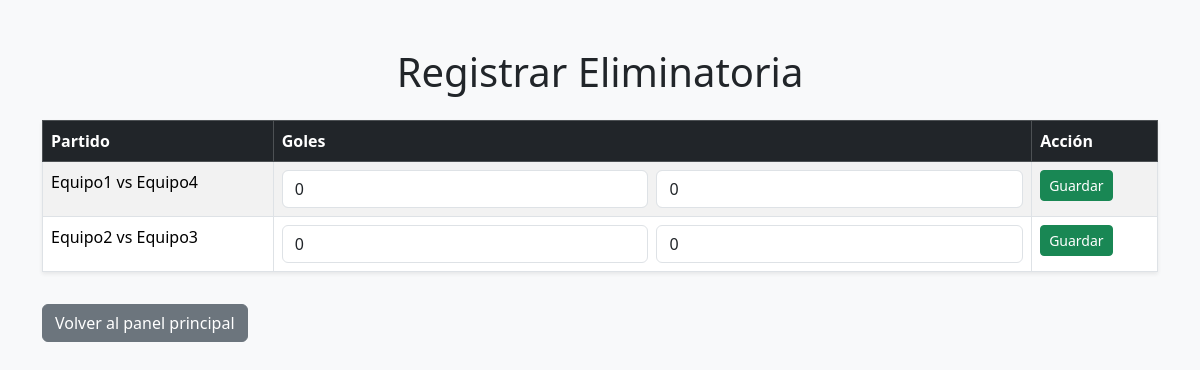
The page /eliminatorias/registrar/ on the database its author committed.
### liga/models.py (models this page shows, shortened)
class Partido(models.Model):
    equipo_local = models.ForeignKey(Equipo, related_name='partidos_local', on_delete=models.CASCADE)
    equipo_visitante = models.ForeignKey(Equipo, related_name='partidos_visitante', on_delete=models.CASCADE)
    goles_local = models.IntegerField(default=0)
    goles_visitante = models.IntegerField(default=0)
    jugado = models.BooleanField(default=False)
    jornada = models.IntegerField()

class Equipo(models.Model):
    nombre = models.CharField(max_length=100, unique=True)

### liga/views.py (the view, shortened to what this page needs)
# urls.py: path("eliminatorias/registrar/", views.registrar_eliminatoria, name="registrar_eliminatoria"),
def registrar_eliminatoria(request):
    partidos = Partido.objects.filter(jugado=False).order_by("id")
    return render(request, "liga/registrar_eliminatoria.html", {
        "partidos": partidos
    })

### liga/templates/liga/registrar_eliminatoria.html (shortened to what this page needs)
<!DOCTYPE html>
<html lang="es">
<head>
    <link
        href="https://cdn.jsdelivr.net/npm/bootstrap@5.3.2/dist/css/bootstrap.min.css"
        rel="stylesheet">
</head>
<body class="bg-light">
<div class="container mt-5">
    <h1 class="text-center mb-4">Registrar Eliminatoria</h1>
    {% if partidos %}
        <table class="table table-bordered table-striped shadow-sm">
            <thead class="table-dark">
                <tr>
                    <th>Partido</th>
                    <th>Goles</th>
                    <th>Acción</th>
                </tr>
            </thead>
            <tbody>
                {% for p in partidos %}
                <tr>
                    <td>{{ p.equipo_local.nombre }} vs {{ p.equipo_visitante.nombre }}</td>
                    <td>
                        <form method="POST" class="d-flex gap-2">
                            <input type="number"
                                   class="form-control {% if last_saved_id == p.id or p.jugado %}is-valid{% endif %}"
                                   name="goles_local"
                                   min="0"
                                   value="{{ p.goles_local }}">
                            <input type="number"
                                   class="form-control {% if last_saved_id == p.id or p.jugado %}is-valid{% endif %}"
                                   name="goles_visitante"
                                   min="0"
                                   value="{{ p.goles_visitante }}">
                    </td>
                    <td>
                        <button class="btn btn-success btn-sm">Guardar</button>
                    </td>
                </tr>
                {% endfor %}
            </tbody>
        </table>
    {% else %}
        <div class="alert alert-info text-center">
            No hay más partidos. La eliminatoria terminó.
        </div>
    {% endif %}
    <a href="/" class="btn btn-secondary mt-3">Volver al panel principal</a>
</div>
</body>
</html>

### rows shown on the page
Partido: equipo_local.nombre "Equipo1", equipo_visitante.nombre "Equipo4", goles_local "0", goles_visitante "0"
Partido: equipo_local.nombre "Equipo2", equipo_visitante.nombre "Equipo3", goles_local "0", goles_visitante "0"
